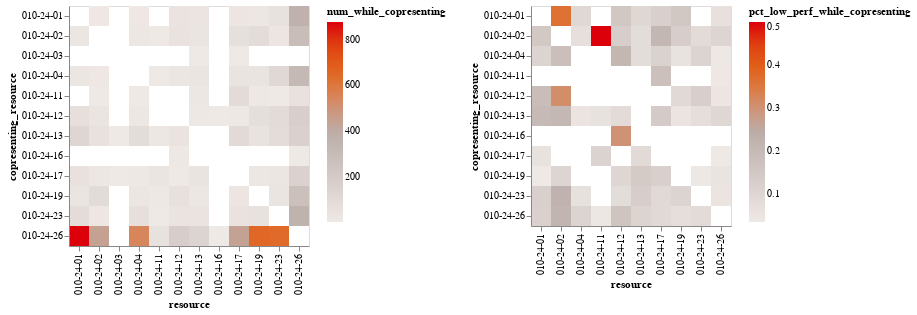

The code cell stored with this chart in its notebook:
### Code cell
alt.hconcat(
    alt.Chart(coapp_all).mark_rect().encode(
        x='resource:N',
        y='copresenting_resource:N',
        color=alt.Color('num_while_copresenting:Q').scale(scheme='lightgreyred'),
        tooltip=['resource', 'copresenting_resource', 'num_while_copresenting']
    ),
    alt.Chart(coapp_low_perf).mark_rect().encode(
        x='resource:N',
        y='copresenting_resource:N',
        color=alt.Color('pct_low_perf_while_copresenting:Q').scale(scheme='lightgreyred'),
        tooltip=['resource', 'copresenting_resource', 'pct_low_perf_while_copresenting']
    )
).resolve_scale(color='independent')

### Figure 1 — Vega specification as saved in the notebook (floating-point values rounded to 4 significant figures)
{"$schema": "https://vega.github.io/schema/vega/v5.json", "data": [{"name": "source_0", "values": [{"copresenting_resource": "010-24-01", "num_while_copresenting": 11.0, "resource": "010-24-02"}, {"copresenting_resource": "010-24-01", "num_while_copresenting": 11.0, "resource": "010-24-04"}, {"copresenting_resource": "010-24-01", "num_while_copresenting": 39.0, "resource": "010-24-12"}, {"copresenting_resource": "010-24-01", "num_while_copresenting": 31.0, "resource": "010-24-13"}, {"copresenting_resource": "010-24-01", "num_while_copresenting": 25.0, "resource": "010-24-17"}, {"copresenting_resource": "010-24-01", "num_while_copresenting": 13.0, "resource": "010-24-19"}, {"copresenting_resource": "010-24-01", "num_while_copresenting": 48.0, "resource": "010-24-23"}, {"copresenting_resource": "010-24-01", "num_while_copresenting": 362.0, "resource": "010-24-26"}, {"copresenting_resource": "010-24-02", "num_while_copresenting": 20.0, "resource": "010-24-01"}, {"copresenting_resource": "010-24-02", "num_while_copresenting": 15.0, "resource": "010-24-04"}, {"copresenting_resource": "010-24-02", "num_while_copresenting": 2.0, "resource": "010-24-11"}, {"copresenting_resource": "010-24-02", "num_while_copresenting": 46.0, "resource": "010-24-12"}, {"copresenting_resource": "010-24-02", "num_while_copresenting": 26.0, "resource": "010-24-13"}, {"copresenting_resource": "010-24-02", "num_while_copresenting": 62.0, "resource": "010-24-17"}, {"copresenting_resource": "010-24-02", "num_while_copresenting": 85.0, "resource": "010-24-19"}, {"copresenting_resource": "010-24-02", "num_while_copresenting": 24.0, "resource": "010-24-23"}, {"copresenting_resource": "010-24-02", "num_while_copresenting": 291.0, "resource": "010-24-26"}, {"copresenting_resource": "010-24-03", "num_while_copresenting": 3.0, "resource": "010-24-13"}, {"copresenting_resource": "010-24-03", "num_while_copresenting": 2.0, "resource": "010-24-17"}, {"copresenting_resource": "010-24-04", "num_while_copresenting": 19.0, "resource": "010-24-01"}, {"copresenting_resource": "010-24-04", "num_while_copresenting": 11.0, "resource": "010-24-02"}, {"copresenting_resource": "010-24-04", "num_while_copresenting": 1.0, "resource": "010-24-11"}, {"copresenting_resource": "010-24-04", "num_while_copresenting": 19.0, "resource": "010-24-12"}, {"copresenting_resource": "010-24-04", "num_while_copresenting": 26.0, "resource": "010-24-13"}, {"copresenting_resource": "010-24-04", "num_while_copresenting": 35.0, "resource": "010-24-17"}, {"copresenting_resource": "010-24-04", "num_while_copresenting": 36.0, "resource": "010-24-19"}, {"copresenting_resource": "010-24-04", "num_while_copresenting": 113.0, "resource": "010-24-23"}, {"copresenting_resource": "010-24-04", "num_while_copresenting": 321.0, "resource": "010-24-26"}, {"copresenting_resource": "010-24-11", "num_while_copresenting": 2.0, "resource": "010-24-02"}, {"copresenting_resource": "010-24-11", "num_while_copresenting": 1.0, "resource": "010-24-04"}, {"copresenting_resource": "010-24-11", "num_while_copresenting": 13.0, "resource": "010-24-13"}, {"copresenting_resource": "010-24-11", "num_while_copresenting": 90.0, "resource": "010-24-17"}, {"copresenting_resource": "010-24-11", "num_while_copresenting": 8.0, "resource": "010-24-19"}, {"copresenting_resource": "010-24-11", "num_while_copresenting": 1.0, "resource": "010-24-23"}, {"copresenting_resource": "010-24-11", "num_while_copresenting": 51.0, "resource": "010-24-26"}, {"copresenting_resource": "010-24-12", "num_while_copresenting": 63.0, "resource": "010-24-01"}, {"copresenting_resource": "010-24-12", "num_while_copresenting": 29.0, "resource": "010-24-02"}, {"copresenting_resource": "010-24-12", "num_while_copresenting": 12.0, "resource": "010-24-04"}, {"copresenting_resource": "010-24-12", "num_while_copresenting": 10.0, "resource": "010-24-13"}, {"copresenting_resource": "010-24-12", "num_while_copresenting": 1.0, "resource": "010-24-16"}, {"copresenting_resource": "010-24-12", "num_while_copresenting": 7.0, "resource": "010-24-17"}, {"copresenting_resource": "010-24-12", "num_while_copresenting": 68.0, "resource": "010-24-19"}, {"copresenting_resource": "010-24-12", "num_while_copresenting": 89.0, "resource": "010-24-23"}, {"copresenting_resource": "010-24-12", "num_while_copresenting": 173.0, "resource": "010-24-26"}, {"copresenting_resource": "010-24-13", "num_while_copresenting": 125.0, "resource": "010-24-01"}, {"copresenting_resource": "010-24-13", "num_while_copresenting": 53.0, "resource": "010-24-02"}, {"copresenting_resource": "010-24-13", "num_while_copresenting": 1.0, "resource": "010-24-03"}, {"copresenting_resource": "010-24-13", "num_while_copresenting": 81.0, "resource": "010-24-04"}, {"copresenting_resource": "010-24-13", "num_while_copresenting": 17.0, "resource": "010-24-11"}, {"copresenting_resource": "010-24-13", "num_while_copresenting": 37.0, "resource": "010-24-12"}, {"copresenting_resource": "010-24-13", "num_while_copresenting": 99.0, "resource": "010-24-17"}, {"copresenting_resource": "010-24-13", "num_while_copresenting": 40.0, "resource": "010-24-19"}, {"copresenting_resource": "010-24-13", "num_while_copresenting": 84.0, "resource": "010-24-23"}, {"copresenting_resource": "010-24-13", "num_while_copresenting": 154.0, "resource": "010-24-26"}, {"copresenting_resource": "010-24-16", "num_while_copresenting": 10.0, "resource": "010-24-12"}, {"copresenting_resource": "010-24-16", "num_while_copresenting": 1.0, "resource": "010-24-26"}, {"copresenting_resource": "010-24-17", "num_while_copresenting": 51.0, "resource": "010-24-01"}, {"copresenting_resource": "010-24-17", "num_while_copresenting": 12.0, "resource": "010-24-02"}, {"copresenting_resource": "010-24-17", "num_while_copresenting": 1.0, "resource": "010-24-03"}, {"copresenting_resource": "010-24-17", "num_while_copresenting": 5.0, "resource": "010-24-04"}, {"copresenting_resource": "010-24-17", "num_while_copresenting": 27.0, "resource": "010-24-11"}, {"copresenting_resource": "010-24-17", "num_while_copresenting": 4.0, "resource": "010-24-12"}, {"copresenting_resource": "010-24-17", "num_while_copresenting": 35.0, "resource": "010-24-13"}, {"copresenting_resource": "010-24-17", "num_while_copresenting": 13.0, "resource": "010-24-19"}, {"copresenting_resource": "010-24-17", "num_while_copresenting": 22.0, "resource": "010-24-23"}, {"copresenting_resource": "010-24-17", "num_while_copresenting": 148.0, "resource": "010-24-26"}, {"copresenting_resource": "010-24-19", "num_while_copresenting": 29.0, "resource": "010-24-01"}, {"copresenting_resource": "010-24-19", "num_while_copresenting": 88.0, "resource": "010-24-02"}, {"copresenting_resource": "010-24-19", "num_while_copresenting": 23.0, "resource": "010-24-04"}, {"copresenting_resource": "010-24-19", "num_while_copresenting": 9.0, "resource": "010-24-11"}, {"copresenting_resource": "010-24-19", "num_while_copresenting": 60.0, "resource": "010-24-12"}, {"copresenting_resource": "010-24-19", "num_while_copresenting": 14.0, "resource": "010-24-13"}, {"copresenting_resource": "010-24-19", "num_while_copresenting": 25.0, "resource": "010-24-17"}, {"copresenting_resource": "010-24-19", "num_while_copresenting": 26.0, "resource": "010-24-23"}, {"copresenting_resource": "010-24-19", "num_while_copresenting": 271.0, "resource": "010-24-26"}, {"copresenting_resource": "010-24-23", "num_while_copresenting": 83.0, "resource": "010-24-01"}, {"copresenting_resource": "010-24-23", "num_while_copresenting": 18.0, "resource": "010-24-02"}, {"copresenting_resource": "010-24-23", "num_while_copresenting": 65.0, "resource": "010-24-04"}, {"copresenting_resource": "010-24-23", "num_while_copresenting": 1.0, "resource": "010-24-11"}, {"copresenting_resource": "010-24-23", "num_while_copresenting": 39.0, "resource": "010-24-12"}, {"copresenting_resource": "010-24-23", "num_while_copresenting": 39.0, "resource": "010-24-13"}, {"copresenting_resource": "010-24-23", "num_while_copresenting": 45.0, "resource": "010-24-17"}, {"copresenting_resource": "010-24-23", "num_while_copresenting": 47.0, "resource": "010-24-19"}, {"copresenting_resource": "010-24-23", "num_while_copresenting": 358.0, "resource": "010-24-26"}, {"copresenting_resource": "010-24-26", "num_while_copresenting": 877.0, "resource": "010-24-01"}, {"copresenting_resource": "010-24-26", "num_while_copresenting": 444.0, "resource": "010-24-02"}, {"copresenting_resource": "010-24-26", "num_while_copresenting": 547.0, "resource": "010-24-04"}, {"copresenting_resource": "010-24-26", "num_while_copresenting": 49.0, "resource": "010-24-11"}, {"copresenting_resource": "010-24-26", "num_while_copresenting": 183.0, "resource": "010-24-12"}, {"copresenting_resource": "010-24-26", "num_while_copresenting": 140.0, "resource": "010-24-13"}, {"copresenting_resource": "010-24-26", "num_while_copresenting": 1.0, "resource": "010-24-16"}, {"copresenting_resource": "010-24-26", "num_while_copresenting": 439.0, "resource": "010-24-17"}, {"copresenting_resource": "010-24-26", "num_while_copresenting": 654.0, "resource": "010-24-19"}, {"copresenting_resource": "010-24-26", "num_while_copresenting": 645.0, "resource": "010-24-23"}]}, {"name": "source_1", "values": [{"copresenting_resource": "010-24-01", "pct_low_perf_while_copresenting": 0.3636, "resource": "010-24-02"}, {"copresenting_resource": "010-24-01", "pct_low_perf_while_copresenting": 0.09091, "resource": "010-24-04"}, {"copresenting_resource": "010-24-01", "pct_low_perf_while_copresenting": 0.1538, "resource": "010-24-12"}, {"copresenting_resource": "010-24-01", "pct_low_perf_while_copresenting": 0.09677, "resource": "010-24-13"}, {"copresenting_resource": "010-24-01", "pct_low_perf_while_copresenting": 0.12, "resource": "010-24-17"}, {"copresenting_resource": "010-24-01", "pct_low_perf_while_copresenting": 0.1538, "resource": "010-24-19"}, {"copresenting_resource": "010-24-01", "pct_low_perf_while_copresenting": 0.06354, "resource": "010-24-26"}, {"copresenting_resource": "010-24-02", "pct_low_perf_while_copresenting": 0.15, "resource": "010-24-01"}, {"copresenting_resource": "010-24-02", "pct_low_perf_while_copresenting": 0.06667, "resource": "010-24-04"}, {"copresenting_resource": "010-24-02", "pct_low_perf_while_copresenting": 0.5, "resource": "010-24-11"}, {"copresenting_resource": "010-24-02", "pct_low_perf_while_copresenting": 0.1304, "resource": "010-24-12"}, {"copresenting_resource": "010-24-02", "pct_low_perf_while_copresenting": 0.07692, "resource": "010-24-13"}, {"copresenting_resource": "010-24-02", "pct_low_perf_while_copresenting": 0.2097, "resource": "010-24-17"}, {"copresenting_resource": "010-24-02", "pct_low_perf_while_copresenting": 0.1294, "resource": "010-24-19"}, {"copresenting_resource": "010-24-02", "pct_low_perf_while_copresenting": 0.08333, "resource": "010-24-23"}, {"copresenting_resource": "010-24-02", "pct_low_perf_while_copresenting": 0.1031, "resource": "010-24-26"}, {"copresenting_resource": "010-24-04", "pct_low_perf_while_copresenting": 0.1053, "resource": "010-24-01"}, {"copresenting_resource": "010-24-04", "pct_low_perf_while_copresenting": 0.1818, "resource": "010-24-02"}, {"copresenting_resource": "010-24-04", "pct_low_perf_while_copresenting": 0.2105, "resource": "010-24-12"}, {"copresenting_resource": "010-24-04", "pct_low_perf_while_copresenting": 0.07692, "resource": "010-24-13"}, {"copresenting_resource": "010-24-04", "pct_low_perf_while_copresenting": 0.1143, "resource": "010-24-17"}, {"copresenting_resource": "010-24-04", "pct_low_perf_while_copresenting": 0.05556, "resource": "010-24-19"}, {"copresenting_resource": "010-24-04", "pct_low_perf_while_copresenting": 0.1062, "resource": "010-24-23"}, {"copresenting_resource": "010-24-04", "pct_low_perf_while_copresenting": 0.03738, "resource": "010-24-26"}, {"copresenting_resource": "010-24-11", "pct_low_perf_while_copresenting": 0.1778, "resource": "010-24-17"}, {"copresenting_resource": "010-24-11", "pct_low_perf_while_copresenting": 0.03922, "resource": "010-24-26"}, {"copresenting_resource": "010-24-12", "pct_low_perf_while_copresenting": 0.1905, "resource": "010-24-01"}, {"copresenting_resource": "010-24-12", "pct_low_perf_while_copresenting": 0.3103, "resource": "010-24-02"}, {"copresenting_resource": "010-24-12", "pct_low_perf_while_copresenting": 0.08824, "resource": "010-24-19"}, {"copresenting_resource": "010-24-12", "pct_low_perf_while_copresenting": 0.1236, "resource": "010-24-23"}, {"copresenting_resource": "010-24-12", "pct_low_perf_while_copresenting": 0.04624, "resource": "010-24-26"}, {"copresenting_resource": "010-24-13", "pct_low_perf_while_copresenting": 0.2, "resource": "010-24-01"}, {"copresenting_resource": "010-24-13", "pct_low_perf_while_copresenting": 0.2075, "resource": "010-24-02"}, {"copresenting_resource": "010-24-13", "pct_low_perf_while_copresenting": 0.04938, "resource": "010-24-04"}, {"copresenting_resource": "010-24-13", "pct_low_perf_while_copresenting": 0.05882, "resource": "010-24-11"}, {"copresenting_resource": "010-24-13", "pct_low_perf_while_copresenting": 0.08108, "resource": "010-24-12"}, {"copresenting_resource": "010-24-13", "pct_low_perf_while_copresenting": 0.1414, "resource": "010-24-17"}, {"copresenting_resource": "010-24-13", "pct_low_perf_while_copresenting": 0.05, "resource": "010-24-19"}, {"copresenting_resource": "010-24-13", "pct_low_perf_while_copresenting": 0.07143, "resource": "010-24-23"}, {"copresenting_resource": "010-24-13", "pct_low_perf_while_copresenting": 0.0974, "resource": "010-24-26"}, {"copresenting_resource": "010-24-16", "pct_low_perf_while_copresenting": 0.3, "resource": "010-24-12"}, {"copresenting_resource": "010-24-17", "pct_low_perf_while_copresenting": 0.05882, "resource": "010-24-01"}, {"copresenting_resource": "010-24-17", "pct_low_perf_while_copresenting": 0.1111, "resource": "010-24-11"}, {"copresenting_resource": "010-24-17", "pct_low_perf_while_copresenting": 0.08571, "resource": "010-24-13"}, {"copresenting_resource": "010-24-17", "pct_low_perf_while_copresenting": 0.03378, "resource": "010-24-26"}, {"copresenting_resource": "010-24-19", "pct_low_perf_while_copresenting": 0.03448, "resource": "010-24-01"}, {"copresenting_resource": "010-24-19", "pct_low_perf_while_copresenting": 0.1023, "resource": "010-24-02"}, {"copresenting_resource": "010-24-19", "pct_low_perf_while_copresenting": 0.1, "resource": "010-24-12"}, {"copresenting_resource": "010-24-19", "pct_low_perf_while_copresenting": 0.1429, "resource": "010-24-13"}, {"copresenting_resource": "010-24-19", "pct_low_perf_while_copresenting": 0.12, "resource": "010-24-17"}, {"copresenting_resource": "010-24-19", "pct_low_perf_while_copresenting": 0.03846, "resource": "010-24-23"}, {"copresenting_resource": "010-24-19", "pct_low_perf_while_copresenting": 0.05166, "resource": "010-24-26"}, {"copresenting_resource": "010-24-23", "pct_low_perf_while_copresenting": 0.1205, "resource": "010-24-01"}, {"copresenting_resource": "010-24-23", "pct_low_perf_while_copresenting": 0.2222, "resource": "010-24-02"}, {"copresenting_resource": "010-24-23", "pct_low_perf_while_copresenting": 0.06154, "resource": "010-24-04"}, {"copresenting_resource": "010-24-23", "pct_low_perf_while_copresenting": 0.07692, "resource": "010-24-12"}, {"copresenting_resource": "010-24-23", "pct_low_perf_while_copresenting": 0.1282, "resource": "010-24-13"}, {"copresenting_resource": "010-24-23", "pct_low_perf_while_copresenting": 0.08889, "resource": "010-24-17"}, {"copresenting_resource": "010-24-23", "pct_low_perf_while_copresenting": 0.1064, "resource": "010-24-19"}, {"copresenting_resource": "010-24-23", "pct_low_perf_while_copresenting": 0.05028, "resource": "010-24-26"}, {"copresenting_resource": "010-24-26", "pct_low_perf_while_copresenting": 0.1163, "resource": "010-24-01"}, {"copresenting_resource": "010-24-26", "pct_low_perf_while_copresenting": 0.2162, "resource": "010-24-02"}, {"copresenting_resource": "010-24-26", "pct_low_perf_while_copresenting": 0.106, "resource": "010-24-04"}, {"copresenting_resource": "010-24-26", "pct_low_perf_while_copresenting": 0.04082, "resource": "010-24-11"}, {"copresenting_resource": "010-24-26", "pct_low_perf_while_copresenting": 0.1639, "resource": "010-24-12"}, {"copresenting_resource": "010-24-26", "pct_low_perf_while_copresenting": 0.1071, "resource": "010-24-13"}, {"copresenting_resource": "010-24-26", "pct_low_perf_while_copresenting": 0.08884, "resource": "010-24-17"}, {"copresenting_resource": "010-24-26", "pct_low_perf_while_copresenting": 0.07034, "resource": "010-24-19"}, {"copresenting_resource": "010-24-26", "pct_low_perf_while_copresenting": 0.08062, "resource": "010-24-23"}]}, {"name": "source_0_concat_0_x_domain_resource", "values": [{"resource": "010-24-02"}, {"resource": "010-24-04"}, {"resource": "010-24-12"}, {"resource": "010-24-13"}, {"resource": "010-24-17"}, {"resource": "010-24-19"}, {"resource": "010-24-23"}, {"resource": "010-24-26"}, {"resource": "010-24-01"}, {"resource": "010-24-11"}, {"resource": "010-24-16"}, {"resource": "010-24-03"}]}, {"name": "source_0_concat_0_y_domain_copresenting_resource", "values": [{"copresenting_resource": "010-24-01"}, {"copresenting_resource": "010-24-02"}, {"copresenting_resource": "010-24-03"}, {"copresenting_resource": "010-24-04"}, {"copresenting_resource": "010-24-11"}, {"copresenting_resource": "010-24-12"}, {"copresenting_resource": "010-24-13"}, {"copresenting_resource": "010-24-16"}, {"copresenting_resource": "010-24-17"}, {"copresenting_resource": "010-24-19"}, {"copresenting_resource": "010-24-23"}, {"copresenting_resource": "010-24-26"}]}, {"name": "source_0_concat_0_color_domain_num_while_copresenting", "values": [{"min": 1.0, "max": 877.0}]}, {"name": "source_1_concat_1_x_domain_resource", "values": [{"resource": "010-24-02"}, {"resource": "010-24-04"}, {"resource": "010-24-12"}, {"resource": "010-24-13"}, {"resource": "010-24-17"}, {"resource": "010-24-19"}, {"resource": "010-24-26"}, {"resource": "010-24-01"}, {"resource": "010-24-11"}, {"resource": "010-24-23"}]}, {"name": "source_1_concat_1_y_domain_copresenting_resource", "values": [{"copresenting_resource": "010-24-01"}, {"copresenting_resource": "010-24-02"}, {"copresenting_resource": "010-24-04"}, {"copresenting_resource": "010-24-11"}, {"copresenting_resource": "010-24-12"}, {"copresenting_resource": "010-24-13"}, {"copresenting_resource": "010-24-16"}, {"copresenting_resource": "010-24-17"}, {"copresenting_resource": "010-24-19"}, {"copresenting_resource": "010-24-23"}, {"copresenting_resource": "010-24-26"}]}, {"name": "source_1_concat_1_color_domain_pct_low_perf_while_copresenting", "values": [{"min": 0.03378, "max": 0.5}]}], "signals": [{"name": "concat_0_x_step", "value": 20}, {"name": "concat_0_width", "update": "bandspace(domain('concat_0_x').length, 0, 0) * concat_0_x_step"}, {"name": "concat_0_y_step", "value": 20}, {"name": "concat_0_height", "update": "bandspace(domain('concat_0_y').length, 0, 0) * concat_0_y_step"}, {"name": "concat_1_x_step", "value": 20}, {"name": "concat_1_width", "update": "bandspace(domain('concat_1_x').length, 0, 0) * concat_1_x_step"}, {"name": "concat_1_y_step", "value": 20}, {"name": "concat_1_height", "update": "bandspace(domain('concat_1_y').length, 0, 0) * concat_1_y_step"}], "marks": [{"type": "group", "name": "concat_0_group", "encode": {"update": {"width": {"signal": "concat_0_width"}, "height": {"signal": "concat_0_height"}}}, "marks": [{"type": "rect", "name": "concat_0_marks", "from": {"data": "source_0"}, "encode": {"update": {"description": {"signal": "\"resource: \" + (isValid(datum[\"resource\"]) ? datum[\"resource\"] : \"\"+datum[\"resource\"]) + \"; copresenting_resource: \" + (isValid(datum[\"copresenting_resource\"]) ? datum[\"copresenting_resource\"] : \"\"+datum[\"copresenting_resource\"]) + \"; num_while_copresenting: \" + (format(datum[\"num_while_copresenting\"], \"\"))"}, "x": {"field": "resource", "scale": "concat_0_x"}, "width": {"signal": "max(0.25, bandwidth('concat_0_x'))"}, "y": {"field": "copresenting_resource", "scale": "concat_0_y"}, "fill": {"field": "num_while_copresenting", "scale": "concat_0_color"}, "tooltip": {"signal": "{\"resource\": isValid(datum[\"resource\"]) ? datum[\"resource\"] : \"\"+datum[\"resource\"], \"copresenting_resource\": isValid(datum[\"copresenting_resource\"]) ? datum[\"copresenting_resource\"] : \"\"+datum[\"copresenting_resource\"], \"num_while_copresenting\": format(datum[\"num_while_copresenting\"], \"\")}"}, "height": {"signal": "max(0.25, bandwidth('concat_0_y'))"}}}, "style": ["rect"]}], "axes": [{"scale": "concat_0_x", "grid": false, "zindex": 1, "orient": "bottom", "labelAlign": "right", "labelAngle": 270, "labelBaseline": "middle", "title": "resource"}, {"scale": "concat_0_y", "grid": false, "orient": "left", "title": "copresenting_resource", "zindex": 1}], "style": "cell", "legends": [{"fill": "concat_0_color", "gradientLength": {"signal": "clamp(concat_0_height, 64, 200)"}, "title": "num_while_copresenting"}]}, {"type": "group", "name": "concat_1_group", "encode": {"update": {"height": {"signal": "concat_1_height"}, "width": {"signal": "concat_1_width"}}}, "marks": [{"type": "rect", "name": "concat_1_marks", "from": {"data": "source_1"}, "encode": {"update": {"height": {"signal": "max(0.25, bandwidth('concat_1_y'))"}, "tooltip": {"signal": "{\"resource\": isValid(datum[\"resource\"]) ? datum[\"resource\"] : \"\"+datum[\"resource\"], \"copresenting_resource\": isValid(datum[\"copresenting_resource\"]) ? datum[\"copresenting_resource\"] : \"\"+datum[\"copresenting_resource\"], \"pct_low_perf_while_copresenting\": format(datum[\"pct_low_perf_while_copresenting\"], \"\")}"}, "x": {"field": "resource", "scale": "concat_1_x"}, "fill": {"field": "pct_low_perf_while_copresenting", "scale": "concat_1_color"}, "description": {"signal": "\"resource: \" + (isValid(datum[\"resource\"]) ? datum[\"resource\"] : \"\"+datum[\"resource\"]) + \"; copresenting_resource: \" + (isValid(datum[\"copresenting_resource\"]) ? datum[\"copresenting_resource\"] : \"\"+datum[\"copresenting_resource\"]) + \"; pct_low_perf_while_copresenting: \" + (format(datum[\"pct_low_perf_while_copresenting\"], \"\"))"}, "width": {"signal": "max(0.25, bandwidth('concat_1_x'))"}, "y": {"field": "copresenting_resource", "scale": "concat_1_y"}}}, "style": ["rect"]}], "axes": [{"scale": "concat_1_x", "labelBaseline": "middle", "zindex": 1, "orient": "bottom", "labelAlign": "right", "labelAngle": 270, "title": "resource", "grid": false}, {"scale": "concat_1_y", "grid": false, "orient": "left", "zindex": 1, "title": "copresenting_resource"}], "style": "cell", "legends": [{"fill": "concat_1_color", "gradientLength": {"signal": "clamp(concat_1_height, 64, 200)"}, "title": "pct_low_perf_while_copresenting"}]}], "scales": [{"name": "concat_0_x", "type": "band", "domain": {"data": "source_0_concat_0_x_domain_resource", "field": "resource", "sort": true}, "range": {"step": {"signal": "concat_0_x_step"}}, "paddingOuter": 0, "paddingInner": 0}, {"name": "concat_0_y", "type": "band", "domain": {"data": "source_0_concat_0_y_domain_copresenting_resource", "field": "copresenting_resource", "sort": true}, "range": {"step": {"signal": "concat_0_y_step"}}, "paddingInner": 0, "paddingOuter": 0}, {"name": "concat_0_color", "type": "linear", "domain": [{"signal": "(data(\"source_0_concat_0_color_domain_num_while_copresenting\")[0] || {}).min"}, {"signal": "(data(\"source_0_concat_0_color_domain_num_while_copresenting\")[0] || {}).max"}], "range": {"scheme": "lightgreyred"}, "zero": false, "interpolate": "hcl"}, {"name": "concat_1_x", "type": "band", "domain": {"data": "source_1_concat_1_x_domain_resource", "field": "resource", "sort": true}, "range": {"step": {"signal": "concat_1_x_step"}}, "paddingOuter": 0, "paddingInner": 0}, {"name": "concat_1_y", "type": "band", "domain": {"data": "source_1_concat_1_y_domain_copresenting_resource", "field": "copresenting_resource", "sort": true}, "range": {"step": {"signal": "concat_1_y_step"}}, "paddingInner": 0, "paddingOuter": 0}, {"name": "concat_1_color", "type": "linear", "domain": [{"signal": "(data(\"source_1_concat_1_color_domain_pct_low_perf_while_copresenting\")[0] || {}).min"}, {"signal": "(data(\"source_1_concat_1_color_domain_pct_low_perf_while_copresenting\")[0] || {}).max"}], "range": {"scheme": "lightgreyred"}, "interpolate": "hcl", "zero": false}], "background": "white", "padding": 5, "layout": {"padding": 20, "bounds": "full", "align": "each"}}
